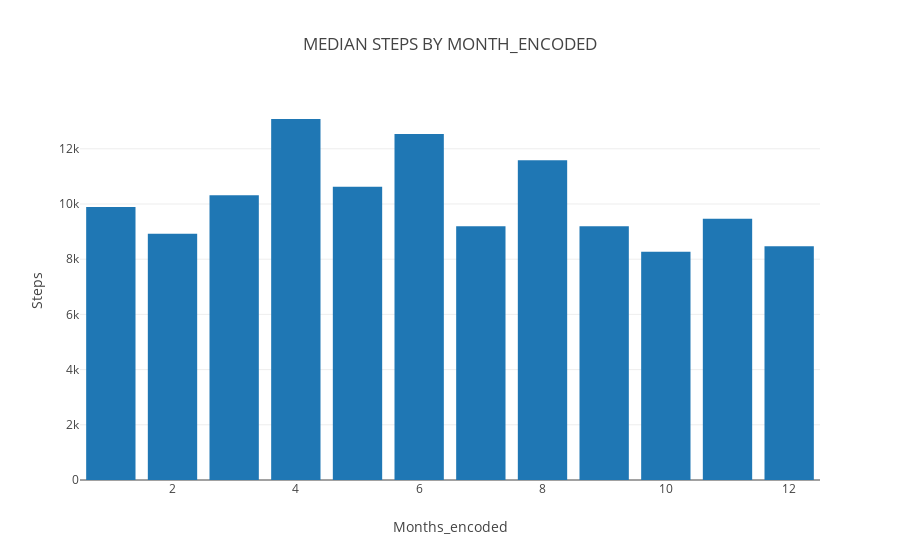

The code cell stored with this chart in its notebook:
### Code cell
# MEDIAN STEPS BY MONTH_ENCODED
# your code here

px.bar(df_average_steps, x='Months_encoded', y='Steps',
       barmode="group",orientation='v',title='MEDIAN STEPS BY MONTH_ENCODED')

### Figure 1 — Plotly figure (JSON) as saved in the notebook; plotly's stock layout.template omitted (floating-point values rounded to 4 significant figures)
{"data": [{"alignmentgroup": "True", "hovertemplate": "Months_encoded=%{x}<br>Steps=%{y}<extra></extra>", "legendgroup": "", "marker": {"color": "#1F77B4"}, "name": "", "offsetgroup": "", "orientation": "v", "showlegend": false, "textposition": "auto", "type": "bar", "x": [1, 2, 3, 4, 5, 6, 7, 8, 9, 10, 11, 12], "xaxis": "x", "y": [9892.0, 8923.0, 10310.0, 13080.0, 10620.0, 12540.0, 9193.0, 11580.0, 9191.0, 8272.0, 9467.0, 8470.0], "yaxis": "y"}], "layout": {"autosize": true, "barmode": "group", "legend": {"tracegroupgap": 0}, "title": {"text": "MEDIAN STEPS BY MONTH_ENCODED"}, "xaxis": {"anchor": "y", "autorange": true, "domain": [0, 1], "range": [0.5, 12.5], "title": {"text": "Months_encoded"}, "type": "linear"}, "yaxis": {"anchor": "x", "autorange": true, "domain": [0, 1], "range": [0, 13770.0], "title": {"text": "Steps"}, "type": "linear"}}}
